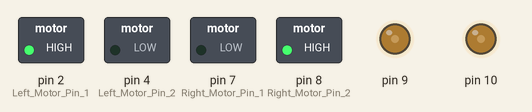
A sketch run on a simulated Arduino Uno, built with avr-gcc and run on an emulated ATmega328P. On the bench: switched loads named in the sketch (green lamp = pin HIGH), output pins drawn as LEDs (lit = HIGH).

Above: at 0.05 s.
At 4.25 s:
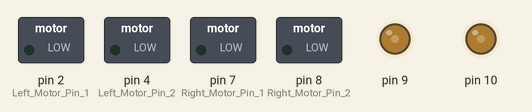
Timing chart, 0 to 4.9 s (numbered marks = the images above):
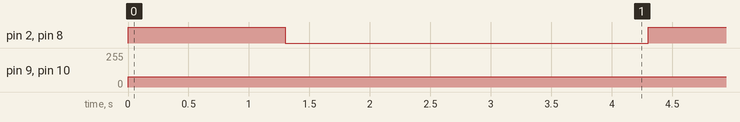

The sketch:

STRAIGHT.ino
```cpp
int lPin1 = 2;
int lPin2 = 4;
int rPin1 = 7;
int rPin2 = 8;
int pwm1=9;
int pwm2=10;
void setup()
{

 pinMode(2,OUTPUT); //Left Motor Pin 1
 pinMode(4,OUTPUT); //Left Motor Pin 2
 pinMode(7,OUTPUT); //Right Motor Pin 1
 pinMode(8,OUTPUT);  //Right Motor Pin 2
 Serial.begin(9600); //Enable Serial Communications

}

void loop()
{
  straight();
  halt();
}

void straight()
{
  digitalWrite(2,HIGH);
  digitalWrite(4,LOW);
  digitalWrite(7,LOW);
  digitalWrite(8,HIGH);
  analogWrite(9,77);
  analogWrite(10,77);
  delay(1300);
}

void halt()
{
  digitalWrite(2,LOW);
  digitalWrite(4,LOW);
  digitalWrite(7,LOW);
  digitalWrite(8,LOW);
  delay(3000);
}
```

Measured:
- by itself, pin 2 (Left_Motor_Pin_1), pin 8 (Right_Motor_Pin_2): alternates HIGH for 1.3 s and LOW for 3.0 s
- by itself, pin 9, pin 10: 0/255 → 77/255 at 0.00 s
